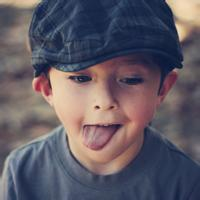
#> input picture py000/012627202.jpg, 200 x 200 px
$ python py000.py
#> lines starting #> are read from the running program, lines starting #| are printed output that depends on the picture
from PIL import Image, ImageDraw, ImageFont

global fontPath
fontPath = '/Library/Fonts/Futura.ttc'
def addNumber(imgPath,number):
#> called with imgPath = '012627202.jpg', number = 1
	txt = str(number)
	img = Image.open(imgPath)
#> img is the input picture: PIL image 200x200 RGB; mean R, G, B 96.7, 90.3, 100.5
	txtfont = ImageFont.truetype(fontPath,20)
	size = img.size
#> size = (200, 200)
	draw = ImageDraw.Draw(img)
	draw.text((size[0]-20,size[1]/4),txt,fill=(250,0,0),font=txtfont)
	print(img.format,img.size,img.mode)
#| JPEG (200, 200) RGB
	img.show()
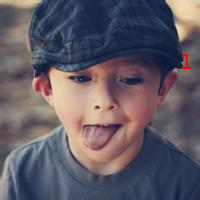
#> shown: PIL image 200x200 RGB; mean R, G, B 96.9, 90.2, 100.4
	img.save('pic.jpg')

addNumber('012627202.jpg',1)
